Frame 1 (no input): blank canvas, image omitted
Frame 60 (no input): blank canvas, image omitted
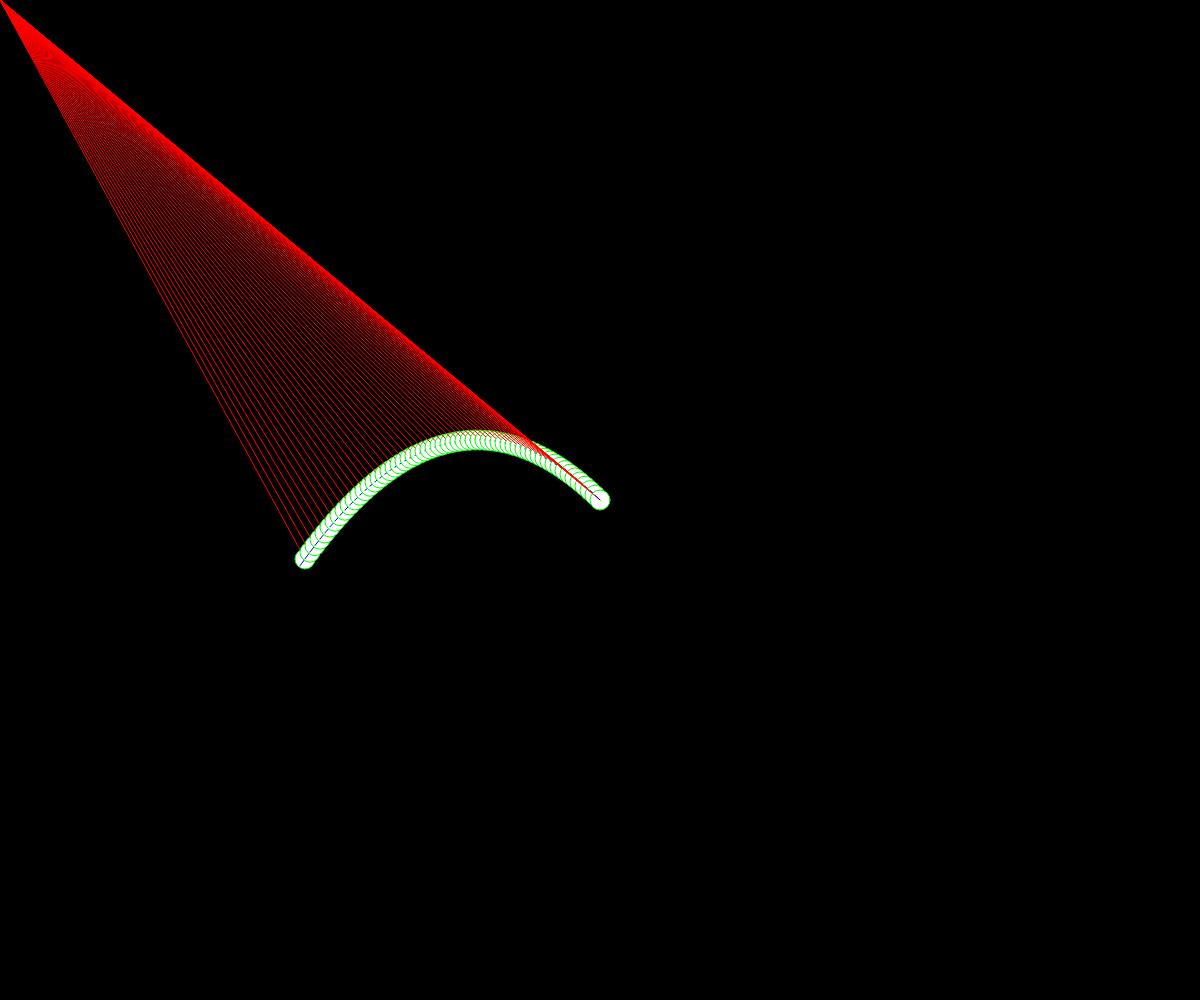
Frame 120 (the mouse pressed at the canvas centre since frame 60)

The p5.js sketch whose frames 1 and 60 were blank and that drew this single picture after the mouse press (run headless with seeded random() and noise() and a simulated clock; from frame 60 on, the mouse is pressed at the canvas centre):

// p5.js sketch
// ── sketch.js
// Working with Vectors
// Kamran Shirazi
// 25 Nov, 2025

// Gloable Variables
let objects = [];


function setup() {
  createCanvas(windowWidth, windowHeight);
}

function draw() {
  background(0);

  if(mouseIsPressed){
    objects.push(new Ball(mouseX, mouseY))
  }

  for(let o of objects){
  
    //o.clacMouse();
    o.display();
    o.move();
  }
}

class Ball{
  constructor(x, y){
    this.pos = createVector(x, y);
    this.vel = createVector(-5, -5);
    this.grav = createVector(0, 0.2);
  }

  clacMouse(){
    // mouse vector thing
    this.grav = createVector(mouseX, mouseY);
    this.grav.sub(this.pos);
    this.grav.normalize() 
    this.grav.mult(4);
  }

  move(){
    // Update the velocity abd poxition 
    this.vel.add(this.grav);
    this.vel.limit(20);
    this.pos.add(this.vel);

    if(this.pos.x < 0 || this.pos.x > width){
      this.vel.x *=-1;
    }

    if(this.pos.y > height){
      this.vel.y *= -1;
    }
  }

  display(){
    // display Ball 
    circle(this.pos.x, this.pos.y, 20);

    // dispaly vector next
    if(true){
      stroke(255, 0, 0);
      line(0, 0, this.pos.x, this.pos.y);

      let endX = this.pos.x + this.vel.x;
      let endY = this.pos.y + this.vel.y

      stroke(0, 0, 255);
      line(this.pos.x, this.pos.y, endX, endY)

      stroke(0, 255, 0);
      line(endX, endY, endX + this.grav.x, endY + this.grav.y);
    }
  }
}
